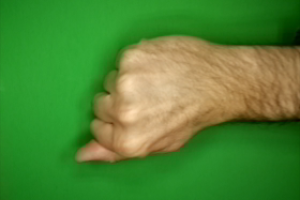
//> input picture HLS/rock/1UucZqS3qblvU0cH.png, 300 x 200 px, given in place of 1jHtb93pI8f6pfKo.png, which was not available
$ ./main_NoHeaders   (built with g++ and OpenCV 4)
//> lines starting //> are read from the running program, lines starting //| are printed output that depends on the picture; pictures that were not available may be replaced by others from this repository, and a replacement may not be noted
#include <iostream>
#include <vector>
#include <cmath>
#include <random>
#include <opencv2/opencv.hpp>

class Conv2d {
private:
    std::vector<std::vector<std::vector<std::vector<double>>>> weight;
    std::vector<double> bias;

public:
    Conv2d(int in_channels, int out_channels, int kernel_size) {
        std::random_device rd;
        std::mt19937 gen(rd());
        std::normal_distribution<double> dist(0.0, 1.0);

        weight.resize(out_channels, std::vector<std::vector<std::vector<double>>>(in_channels, std::vector<std::vector<double>>(kernel_size, std::vector<double>(kernel_size))));
        bias.resize(out_channels);

        for (auto& oc : weight) {
            for (auto& ic : oc) {
                for (auto& row : ic) {
                    for (auto& val : row) {
                        val = dist(gen);
                    }
                }
            }
        }

        for (auto& val : bias) {
            val = dist(gen);
        }
    }

    std::vector<std::vector<std::vector<std::vector<double>>>> forward(const std::vector<std::vector<std::vector<std::vector<double>>>>& x) {
        int batch_size = x.size();
        int in_channels = x[0].size();
        int in_height = x[0][0].size();
        int in_width = x[0][0][0].size();
        int out_channels = weight.size();
        int kernel_size = weight[0][0].size();
        int out_height = in_height - kernel_size + 1;
        int out_width = in_width - kernel_size + 1;

        std::vector<std::vector<std::vector<std::vector<double>>>> out(batch_size, std::vector<std::vector<std::vector<double>>>(out_channels, std::vector<std::vector<double>>(out_height, std::vector<double>(out_width))));

        for (int b = 0; b < batch_size; ++b) {
            for (int oc = 0; oc < out_channels; ++oc) {
                for (int ic = 0; ic < in_channels; ++ic) {
                    for (int i = 0; i < out_height; ++i) {
                        for (int j = 0; j < out_width; ++j) {
                            double sum = 0.0;
                            for (int ki = 0; ki < kernel_size; ++ki) {
                                for (int kj = 0; kj < kernel_size; ++kj) {
                                    sum += x[b][ic][i + ki][j + kj] * weight[oc][ic][ki][kj];
                                }
                            }
                            out[b][oc][i][j] += sum;
                        }
                    }
                }
                for (int i = 0; i < out_height; ++i) {
                    for (int j = 0; j < out_width; ++j) {
                        out[b][oc][i][j] += bias[oc];
                    }
                }
            }
        }

        return out;
    }
};

class Flatten {
public:
    std::vector<std::vector<double>> forward(const std::vector<std::vector<std::vector<std::vector<double>>>>& x) {
        int batch_size = x.size();
        int channels = x[0].size();
        int height = x[0][0].size();
        int width = x[0][0][0].size();

        std::vector<std::vector<double>> out(batch_size, std::vector<double>(channels * height * width));

        for (int b = 0; b < batch_size; ++b) {
            int idx = 0;
            for (int c = 0; c < channels; ++c) {
                for (int i = 0; i < height; ++i) {
                    for (int j = 0; j < width; ++j) {
                        out[b][idx++] = x[b][c][i][j];
                    }
                }
            }
        }

        return out;
    }
};

class Linear {
private:
    std::vector<std::vector<double>> weight;
    std::vector<double> bias;

public:
    Linear(int in_features, int out_features) {
        std::random_device rd;
        std::mt19937 gen(rd());
        std::normal_distribution<double> dist(0.0, 1.0);

        weight.resize(out_features, std::vector<double>(in_features));
        bias.resize(out_features);

        for (auto& row : weight) {
            for (auto& val : row) {
                val = dist(gen);
            }
        }

        for (auto& val : bias) {
            val = dist(gen);
        }
    }

    std::vector<std::vector<double>> forward(const std::vector<std::vector<double>>& x) {
        int batch_size = x.size();
        int out_features = weight.size();

        std::vector<std::vector<double>> out(batch_size, std::vector<double>(out_features));

        for (int b = 0; b < batch_size; ++b) {
            for (int i = 0; i < out_features; ++i) {
                double sum = 0.0;
                for (int j = 0; j < x[b].size(); ++j) {
                    sum += x[b][j] * weight[i][j];
                }
                out[b][i] = sum + bias[i];
            }
        }

        return out;
    }
};

class CNN {
private:
    Conv2d conv1;
    Conv2d conv2;
    Flatten flatten;
    int fc1_input_size;
    Linear fc1;
    Linear fc2;

public:
    CNN() : conv1(1, 8, 3), conv2(8, 16, 3), fc1_input_size(16 * (200 - 2 * 3 + 2) * (300 - 2 * 3 + 2)), fc1(fc1_input_size, 256), fc2(256, 3) {}

    std::vector<std::vector<double>> forward(const std::vector<std::vector<std::vector<std::vector<double>>>>& x) {
        auto x1 = conv1.forward(x);
        auto x2 = conv2.forward(x1);
        auto x3 = flatten.forward(x2);
        auto x4 = fc1.forward(x3);
        auto x5 = fc2.forward(x4);
        return x5;
    }
};

void classify_image(const std::string& image_path, CNN& model) {
    cv::Mat img = cv::imread(image_path);
    cv::resize(img, img, cv::Size(300, 200));
    cv::cvtColor(img, img, cv::COLOR_BGR2GRAY);

    std::vector<std::vector<std::vector<std::vector<double>>>> input(1, std::vector<std::vector<std::vector<double>>>(1, std::vector<std::vector<double>>(img.rows, std::vector<double>(img.cols))));

    for (int i = 0; i < img.rows; ++i) {
        for (int j = 0; j < img.cols; ++j) {
            input[0][0][i][j] = static_cast<double>(img.at<uchar>(i, j)) / 255.0;
        }
    }

    auto prediction = model.forward(input);
    int predicted_label = std::max_element(prediction[0].begin(), prediction[0].end()) - prediction[0].begin();

    std::vector<std::string> label_names = {"Paper", "Scissors", "Rock"};

    std::cout << "Predicted label: " << label_names[predicted_label] << std::endl;
}

int main() {
    std::string image_path = "./paper/1jHtb93pI8f6pfKo.png";
    CNN model;
    classify_image(image_path, model);
//> in classify_image, img is the input picture: 200 rows x 300 cols, CV_8UC3; mean B, G, R 52.2, 134.8, 78
//> in classify_image, `cv::cvtColor(img, img, cv::COLOR_BGR2GRAY);`:
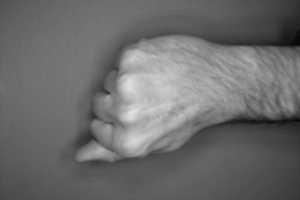
//> img: 200 rows x 300 cols, CV_8UC1; min 6, max 226, mean 108.4
//| Predicted label: Rock
    image_path = "./rock/01dM3ewPIsnBICu1.png";
    classify_image(image_path, model);
//> call 2 of classify_image, with image_path = "./rock/01dM3ewPIsnBICu1.png"
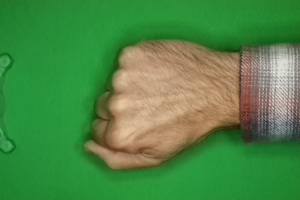
//> input picture HLS/rock/01dM3ewPIsnBICu1.png, 300 x 200 px
//> in classify_image, img is the input picture: 200 rows x 300 cols, CV_8UC3; mean B, G, R 70.3, 135.9, 78.4
//> in classify_image (call 2), `cv::cvtColor(img, img, cv::COLOR_BGR2GRAY);`:
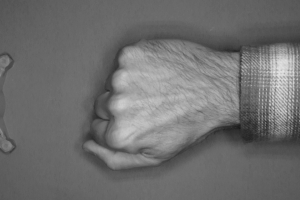
//> img: 200 rows x 300 cols, CV_8UC1; min 26, max 228, mean 111.3
//| Predicted label: Rock
    image_path = "./scissors/1wZUIsowmZRmESjh.png";
    classify_image(image_path, model);
//> call 3 of classify_image, with image_path = "./scissors/1wZUIsowmZRmESjh.png"
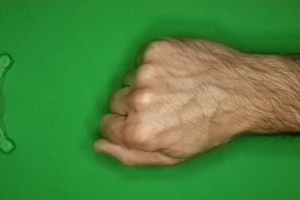
//> input picture HLS/rock/1WuMUpzupKs67q29.png, 300 x 200 px, given in place of 1wZUIsowmZRmESjh.png, which was not available
//> in classify_image, img is the input picture: 200 rows x 300 cols, CV_8UC3; mean B, G, R 61.1, 132.2, 74.9
//> in classify_image (call 3), `cv::cvtColor(img, img, cv::COLOR_BGR2GRAY);`:
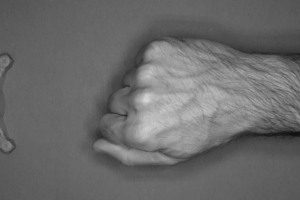
//> img: 200 rows x 300 cols, CV_8UC1; min 15, max 215, mean 106.9
//| Predicted label: Rock

    return 0;
}
